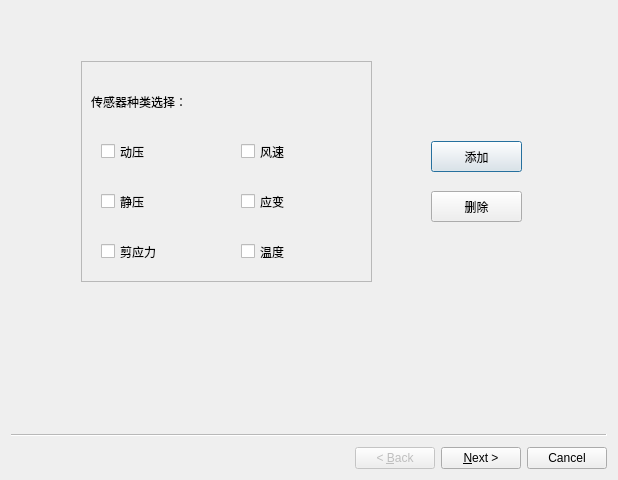
<?xml version="1.0" encoding="UTF-8"?>
<ui version="4.0">
 <class>ConfigWizard</class>
 <widget class="QWizard" name="ConfigWizard">
  <property name="geometry">
   <rect>
    <x>0</x>
    <y>0</y>
    <width>618</width>
    <height>480</height>
   </rect>
  </property>
  <property name="windowTitle">
   <string>Wizard</string>
  </property>
  <widget class="QWizardPage" name="wizardPage1">
   <widget class="QPushButton" name="pushButton_2">
    <property name="geometry">
     <rect>
      <x>420</x>
      <y>130</y>
      <width>91</width>
      <height>31</height>
     </rect>
    </property>
    <property name="text">
     <string>添加</string>
    </property>
   </widget>
   <widget class="QPushButton" name="pushButton_3">
    <property name="geometry">
     <rect>
      <x>420</x>
      <y>180</y>
      <width>91</width>
      <height>31</height>
     </rect>
    </property>
    <property name="text">
     <string>删除</string>
    </property>
   </widget>
   <widget class="QFrame" name="frame">
    <property name="geometry">
     <rect>
      <x>70</x>
      <y>50</y>
      <width>291</width>
      <height>221</height>
     </rect>
    </property>
    <property name="frameShape">
     <enum>QFrame::StyledPanel</enum>
    </property>
    <property name="frameShadow">
     <enum>QFrame::Raised</enum>
    </property>
    <widget class="QCheckBox" name="checkBox_5">
     <property name="geometry">
      <rect>
       <x>160</x>
       <y>80</y>
       <width>93</width>
       <height>21</height>
      </rect>
     </property>
     <property name="text">
      <string>风速</string>
     </property>
    </widget>
    <widget class="QCheckBox" name="checkBox">
     <property name="geometry">
      <rect>
       <x>20</x>
       <y>80</y>
       <width>93</width>
       <height>21</height>
      </rect>
     </property>
     <property name="text">
      <string>动压</string>
     </property>
    </widget>
    <widget class="QCheckBox" name="checkBox_6">
     <property name="geometry">
      <rect>
       <x>160</x>
       <y>130</y>
       <width>93</width>
       <height>21</height>
      </rect>
     </property>
     <property name="text">
      <string>应变</string>
     </property>
    </widget>
    <widget class="QCheckBox" name="checkBox_3">
     <property name="geometry">
      <rect>
       <x>20</x>
       <y>180</y>
       <width>93</width>
       <height>21</height>
      </rect>
     </property>
     <property name="text">
      <string>剪应力</string>
     </property>
    </widget>
    <widget class="QCheckBox" name="checkBox_2">
     <property name="geometry">
      <rect>
       <x>20</x>
       <y>130</y>
       <width>93</width>
       <height>21</height>
      </rect>
     </property>
     <property name="text">
      <string>静压</string>
     </property>
    </widget>
    <widget class="QCheckBox" name="checkBox_4">
     <property name="geometry">
      <rect>
       <x>160</x>
       <y>180</y>
       <width>93</width>
       <height>21</height>
      </rect>
     </property>
     <property name="text">
      <string>温度</string>
     </property>
    </widget>
    <widget class="QLabel" name="label">
     <property name="geometry">
      <rect>
       <x>10</x>
       <y>20</y>
       <width>161</width>
       <height>41</height>
      </rect>
     </property>
     <property name="text">
      <string>传感器种类选择：</string>
     </property>
    </widget>
   </widget>
  </widget>
  <widget class="QWizardPage" name="wizardPage2">
   <widget class="QFrame" name="frame_2">
    <property name="geometry">
     <rect>
      <x>20</x>
      <y>30</y>
      <width>561</width>
      <height>301</height>
     </rect>
    </property>
    <property name="frameShape">
     <enum>QFrame::StyledPanel</enum>
    </property>
    <property name="frameShadow">
     <enum>QFrame::Raised</enum>
    </property>
    <widget class="QLabel" name="label_2">
     <property name="geometry">
      <rect>
       <x>200</x>
       <y>10</y>
       <width>71</width>
       <height>31</height>
      </rect>
     </property>
     <property name="text">
      <string>采样率</string>
     </property>
    </widget>
    <widget class="QLabel" name="label_3">
     <property name="geometry">
      <rect>
       <x>360</x>
       <y>10</y>
       <width>71</width>
       <height>31</height>
      </rect>
     </property>
     <property name="text">
      <string>采样点</string>
     </property>
    </widget>
    <widget class="QLabel" name="label_4">
     <property name="geometry">
      <rect>
       <x>40</x>
       <y>50</y>
       <width>72</width>
       <height>31</height>
      </rect>
     </property>
     <property name="text">
      <string>动压</string>
     </property>
    </widget>
    <widget class="QLabel" name="label_5">
     <property name="geometry">
      <rect>
       <x>40</x>
       <y>90</y>
       <width>72</width>
       <height>31</height>
      </rect>
     </property>
     <property name="text">
      <string>静压</string>
     </property>
    </widget>
    <widget class="QLabel" name="label_6">
     <property name="geometry">
      <rect>
       <x>40</x>
       <y>130</y>
       <width>72</width>
       <height>31</height>
      </rect>
     </property>
     <property name="text">
      <string>剪应力</string>
     </property>
    </widget>
    <widget class="QLabel" name="label_7">
     <property name="geometry">
      <rect>
       <x>40</x>
       <y>170</y>
       <width>72</width>
       <height>31</height>
      </rect>
     </property>
     <property name="text">
      <string>风速</string>
     </property>
    </widget>
    <widget class="QLabel" name="label_8">
     <property name="geometry">
      <rect>
       <x>40</x>
       <y>210</y>
       <width>72</width>
       <height>31</height>
      </rect>
     </property>
     <property name="text">
      <string>应变</string>
     </property>
    </widget>
    <widget class="QLabel" name="label_9">
     <property name="geometry">
      <rect>
       <x>40</x>
       <y>250</y>
       <width>72</width>
       <height>31</height>
      </rect>
     </property>
     <property name="text">
      <string>温度</string>
     </property>
    </widget>
    <widget class="QSpinBox" name="spinBox">
     <property name="geometry">
      <rect>
       <x>160</x>
       <y>50</y>
       <width>121</width>
       <height>31</height>
      </rect>
     </property>
     <property name="minimum">
      <number>0</number>
     </property>
     <property name="maximum">
      <number>10000</number>
     </property>
     <property name="value">
      <number>1000</number>
     </property>
    </widget>
    <widget class="QSpinBox" name="spinBox_2">
     <property name="geometry">
      <rect>
       <x>160</x>
       <y>90</y>
       <width>121</width>
       <height>31</height>
      </rect>
     </property>
     <property name="minimum">
      <number>0</number>
     </property>
     <property name="maximum">
      <number>10000</number>
     </property>
     <property name="value">
      <number>1000</number>
     </property>
    </widget>
    <widget class="QSpinBox" name="spinBox_3">
     <property name="geometry">
      <rect>
       <x>160</x>
       <y>170</y>
       <width>121</width>
       <height>31</height>
      </rect>
     </property>
     <property name="minimum">
      <number>0</number>
     </property>
     <property name="maximum">
      <number>10000</number>
     </property>
     <property name="value">
      <number>1000</number>
     </property>
    </widget>
    <widget class="QSpinBox" name="spinBox_4">
     <property name="geometry">
      <rect>
       <x>160</x>
       <y>130</y>
       <width>121</width>
       <height>31</height>
      </rect>
     </property>
     <property name="minimum">
      <number>0</number>
     </property>
     <property name="maximum">
      <number>10000</number>
     </property>
     <property name="value">
      <number>1000</number>
     </property>
    </widget>
    <widget class="QSpinBox" name="spinBox_5">
     <property name="geometry">
      <rect>
       <x>160</x>
       <y>250</y>
       <width>121</width>
       <height>31</height>
      </rect>
     </property>
     <property name="minimum">
      <number>0</number>
     </property>
     <property name="maximum">
      <number>10000</number>
     </property>
     <property name="value">
      <number>1000</number>
     </property>
    </widget>
    <widget class="QSpinBox" name="spinBox_6">
     <property name="geometry">
      <rect>
       <x>160</x>
       <y>210</y>
       <width>121</width>
       <height>31</height>
      </rect>
     </property>
     <property name="minimum">
      <number>0</number>
     </property>
     <property name="maximum">
      <number>10000</number>
     </property>
     <property name="value">
      <number>1000</number>
     </property>
    </widget>
    <widget class="QSpinBox" name="spinBox_7">
     <property name="geometry">
      <rect>
       <x>320</x>
       <y>250</y>
       <width>121</width>
       <height>31</height>
      </rect>
     </property>
     <property name="minimum">
      <number>0</number>
     </property>
     <property name="maximum">
      <number>10000</number>
     </property>
     <property name="value">
      <number>32</number>
     </property>
    </widget>
    <widget class="QSpinBox" name="spinBox_8">
     <property name="geometry">
      <rect>
       <x>320</x>
       <y>210</y>
       <width>121</width>
       <height>31</height>
      </rect>
     </property>
     <property name="minimum">
      <number>0</number>
     </property>
     <property name="maximum">
      <number>10000</number>
     </property>
     <property name="value">
      <number>32</number>
     </property>
    </widget>
    <widget class="QSpinBox" name="spinBox_9">
     <property name="geometry">
      <rect>
       <x>320</x>
       <y>170</y>
       <width>121</width>
       <height>31</height>
      </rect>
     </property>
     <property name="minimum">
      <number>0</number>
     </property>
     <property name="maximum">
      <number>10000</number>
     </property>
     <property name="value">
      <number>32</number>
     </property>
    </widget>
    <widget class="QSpinBox" name="spinBox_10">
     <property name="geometry">
      <rect>
       <x>320</x>
       <y>130</y>
       <width>121</width>
       <height>31</height>
      </rect>
     </property>
     <property name="minimum">
      <number>0</number>
     </property>
     <property name="maximum">
      <number>10000</number>
     </property>
     <property name="value">
      <number>32</number>
     </property>
    </widget>
    <widget class="QSpinBox" name="spinBox_11">
     <property name="geometry">
      <rect>
       <x>320</x>
       <y>90</y>
       <width>121</width>
       <height>31</height>
      </rect>
     </property>
     <property name="minimum">
      <number>0</number>
     </property>
     <property name="maximum">
      <number>10000</number>
     </property>
     <property name="value">
      <number>32</number>
     </property>
    </widget>
    <widget class="QSpinBox" name="spinBox_12">
     <property name="geometry">
      <rect>
       <x>320</x>
       <y>50</y>
       <width>121</width>
       <height>31</height>
      </rect>
     </property>
     <property name="minimum">
      <number>0</number>
     </property>
     <property name="maximum">
      <number>10000</number>
     </property>
     <property name="value">
      <number>32</number>
     </property>
    </widget>
   </widget>
  </widget>
  <widget class="QWizardPage" name="wizardPage3">
   <widget class="QFrame" name="frame_3">
    <property name="geometry">
     <rect>
      <x>30</x>
      <y>20</y>
      <width>531</width>
      <height>291</height>
     </rect>
    </property>
    <property name="frameShape">
     <enum>QFrame::StyledPanel</enum>
    </property>
    <property name="frameShadow">
     <enum>QFrame::Raised</enum>
    </property>
    <widget class="QLineEdit" name="lineEdit">
     <property name="geometry">
      <rect>
       <x>240</x>
       <y>100</y>
       <width>131</width>
       <height>31</height>
      </rect>
     </property>
     <property name="text">
      <string>192.168.1.11</string>
     </property>
    </widget>
    <widget class="QLineEdit" name="lineEdit_2">
     <property name="geometry">
      <rect>
       <x>240</x>
       <y>150</y>
       <width>61</width>
       <height>31</height>
      </rect>
     </property>
     <property name="text">
      <string>7</string>
     </property>
    </widget>
    <widget class="QLabel" name="label_10">
     <property name="geometry">
      <rect>
       <x>160</x>
       <y>150</y>
       <width>51</width>
       <height>38</height>
      </rect>
     </property>
     <property name="text">
      <string>Port：</string>
     </property>
    </widget>
    <widget class="QLabel" name="label_11">
     <property name="geometry">
      <rect>
       <x>160</x>
       <y>100</y>
       <width>109</width>
       <height>38</height>
      </rect>
     </property>
     <property name="text">
      <string>设备IP：</string>
     </property>
    </widget>
    <widget class="QLabel" name="label_12">
     <property name="geometry">
      <rect>
       <x>200</x>
       <y>40</y>
       <width>131</width>
       <height>38</height>
      </rect>
     </property>
     <property name="text">
      <string>端口通讯设置</string>
     </property>
    </widget>
    <widget class="QLabel" name="label_13">
     <property name="geometry">
      <rect>
       <x>160</x>
       <y>200</y>
       <width>91</width>
       <height>38</height>
      </rect>
     </property>
     <property name="text">
      <string>通讯方式：</string>
     </property>
    </widget>
    <widget class="QComboBox" name="comboBox">
     <property name="geometry">
      <rect>
       <x>240</x>
       <y>200</y>
       <width>141</width>
       <height>31</height>
      </rect>
     </property>
    </widget>
   </widget>
  </widget>
  <widget class="QWizardPage" name="wizardPage4">
   <widget class="QFrame" name="frame_4">
    <property name="geometry">
     <rect>
      <x>10</x>
      <y>10</y>
      <width>571</width>
      <height>311</height>
     </rect>
    </property>
    <property name="frameShape">
     <enum>QFrame::StyledPanel</enum>
    </property>
    <property name="frameShadow">
     <enum>QFrame::Raised</enum>
    </property>
    <widget class="QLabel" name="label_14">
     <property name="geometry">
      <rect>
       <x>20</x>
       <y>20</y>
       <width>111</width>
       <height>31</height>
      </rect>
     </property>
     <property name="text">
      <string>滤波器设置</string>
     </property>
    </widget>
    <widget class="QGroupBox" name="groupBox">
     <property name="geometry">
      <rect>
       <x>10</x>
       <y>60</y>
       <width>101</width>
       <height>231</height>
      </rect>
     </property>
     <property name="title">
      <string>滤波形式</string>
     </property>
     <widget class="QRadioButton" name="radioButton">
      <property name="geometry">
       <rect>
        <x>20</x>
        <y>50</y>
        <width>81</width>
        <height>21</height>
       </rect>
      </property>
      <property name="text">
       <string>IIR</string>
      </property>
     </widget>
     <widget class="QRadioButton" name="radioButton_2">
      <property name="geometry">
       <rect>
        <x>20</x>
        <y>140</y>
        <width>81</width>
        <height>21</height>
       </rect>
      </property>
      <property name="text">
       <string>FIR</string>
      </property>
     </widget>
    </widget>
    <widget class="QGroupBox" name="groupBox_2">
     <property name="geometry">
      <rect>
       <x>150</x>
       <y>60</y>
       <width>161</width>
       <height>231</height>
      </rect>
     </property>
     <property name="title">
      <string>滤波类型</string>
     </property>
     <widget class="QRadioButton" name="radioButton_3">
      <property name="geometry">
       <rect>
        <x>40</x>
        <y>40</y>
        <width>81</width>
        <height>21</height>
       </rect>
      </property>
      <property name="text">
       <string>低通</string>
      </property>
     </widget>
     <widget class="QRadioButton" name="radioButton_4">
      <property name="geometry">
       <rect>
        <x>40</x>
        <y>90</y>
        <width>81</width>
        <height>21</height>
       </rect>
      </property>
      <property name="text">
       <string>高通</string>
      </property>
     </widget>
     <widget class="QRadioButton" name="radioButton_5">
      <property name="geometry">
       <rect>
        <x>40</x>
        <y>140</y>
        <width>81</width>
        <height>21</height>
       </rect>
      </property>
      <property name="text">
       <string>带通</string>
      </property>
     </widget>
     <widget class="QRadioButton" name="radioButton_6">
      <property name="geometry">
       <rect>
        <x>40</x>
        <y>190</y>
        <width>81</width>
        <height>21</height>
       </rect>
      </property>
      <property name="text">
       <string>带阻</string>
      </property>
     </widget>
    </widget>
    <widget class="QLabel" name="label_15">
     <property name="geometry">
      <rect>
       <x>330</x>
       <y>130</y>
       <width>111</width>
       <height>31</height>
      </rect>
     </property>
     <property name="text">
      <string>上截止频率：</string>
     </property>
    </widget>
    <widget class="QLabel" name="label_16">
     <property name="geometry">
      <rect>
       <x>330</x>
       <y>190</y>
       <width>111</width>
       <height>31</height>
      </rect>
     </property>
     <property name="text">
      <string>下截止频率：</string>
     </property>
    </widget>
    <widget class="QLineEdit" name="lineEdit_3">
     <property name="geometry">
      <rect>
       <x>430</x>
       <y>130</y>
       <width>121</width>
       <height>31</height>
      </rect>
     </property>
    </widget>
    <widget class="QLineEdit" name="lineEdit_4">
     <property name="geometry">
      <rect>
       <x>430</x>
       <y>190</y>
       <width>121</width>
       <height>31</height>
      </rect>
     </property>
    </widget>
   </widget>
  </widget>
  <widget class="QWizardPage" name="wizardPage">
   <widget class="QLabel" name="label_17">
    <property name="geometry">
     <rect>
      <x>30</x>
      <y>140</y>
      <width>141</width>
      <height>31</height>
     </rect>
    </property>
    <property name="text">
     <string>配置文件导出：</string>
    </property>
   </widget>
   <widget class="QLineEdit" name="lineEdit_5">
    <property name="geometry">
     <rect>
      <x>180</x>
      <y>140</y>
      <width>241</width>
      <height>31</height>
     </rect>
    </property>
   </widget>
   <widget class="QPushButton" name="pushButton">
    <property name="geometry">
     <rect>
      <x>450</x>
      <y>140</y>
      <width>91</width>
      <height>31</height>
     </rect>
    </property>
    <property name="text">
     <string>选择路径</string>
    </property>
   </widget>
  </widget>
 </widget>
 <resources/>
 <connections/>
</ui>
